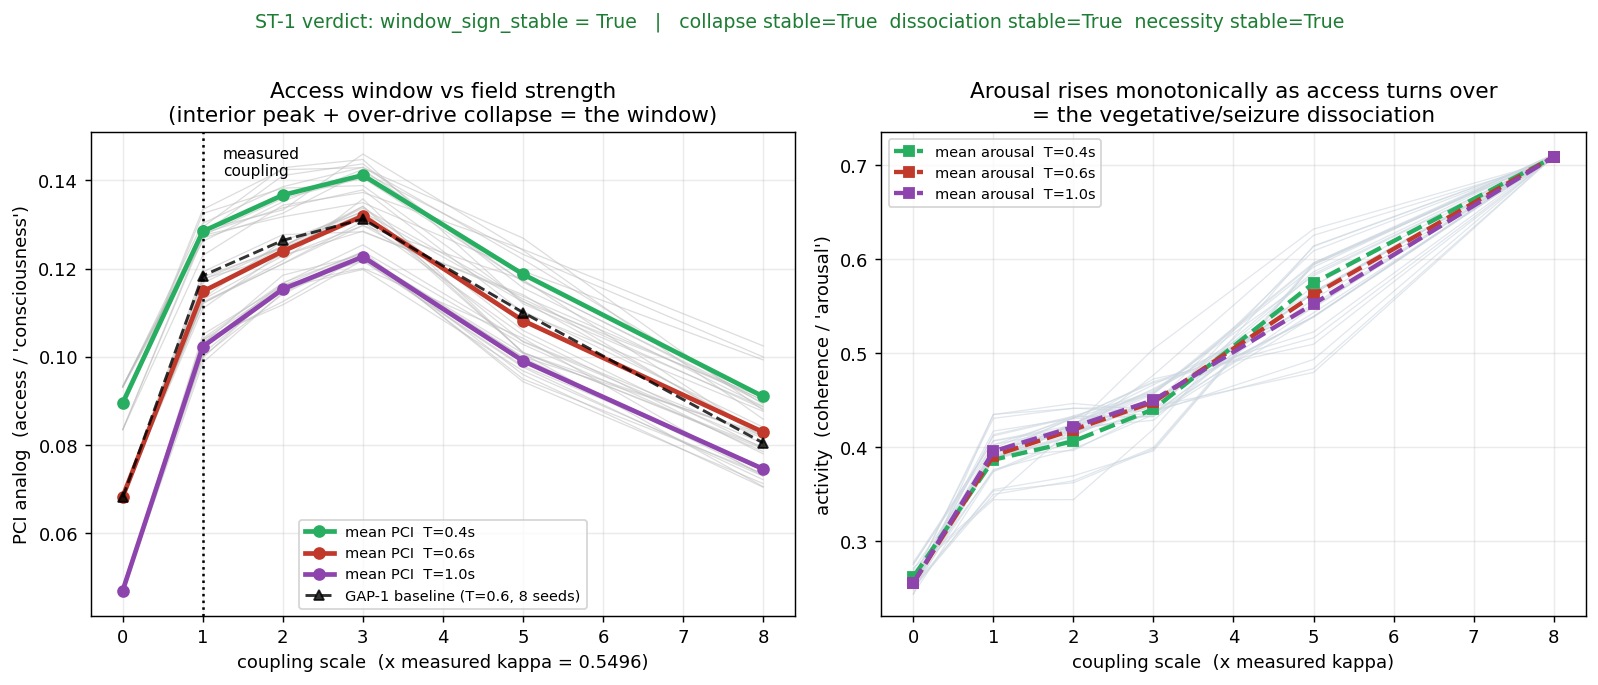

This figure's Python source:
# -*- coding: utf-8 -*-
# ==========================================================================
#  vp_frontal v2 -- ST-1 / CHUNK A : EM-FIELD EFFICACY ROBUSTNESS
#  Stress the GAP-1 "EM-field causal window" TO DESTRUCTION.
#
#  Constitution: physics-derived, NO TUNING, FIREWALL on felt quality.
#  consciousness_claim = 0 ; hard_problem_open = 1 ; engine READ-ONLY.
#
#  WHAT GAP-1 CLAIMED (cognition_consciousness_body.py, Session 1):
#    The ephaptic field has a CAUSAL WINDOW for access (a PCI analog):
#      - field OFF (coupling -> 0)      -> access FLOOR
#      - field at the MEASURED coupling -> access OPEN
#      - field OVER-DRIVEN              -> access COLLAPSES while arousal climbs
#    i.e. a non-monotone PCI(coupling) with an INTERIOR peak, DISSOCIATED from a
#    monotonically-rising arousal (the vegetative/seizure signature).
#    Session 1 already conceded one honest residual: the peak sits ABOVE the
#    measured coupling (~3x), not AT it -- so "criticality at measured" is [O].
#
#  ST-1 asks the only question that matters next: is that WINDOW SIGN-STABLE
#  across (a) seed cohort, (b) duration, and (c) perturbation node -- or is it
#  an operating-point artefact (flips / seed-specific)?  We do NOT re-implement
#  the metric: we import the EXACT GAP-1 pci_analog and drive it (non-circular).
#
#  THE STRESS PRINCIPLE: built to BREAK the window. If it breaks, the break is
#  RECORDED and ACCEPTED, Gap-1 reverts to [O], and the "field is causally
#  necessary" claim is WITHDRAWN (per the v2 handover, S4). Surviving means the
#  window keeps its sign across the whole sweep.
#
#  RUNNER: resumable + wall-clock-budgeted. Each invocation finishes as many
#  cells as fit in BUDGET_S, checkpoints after EVERY cell to _st1_partial.json,
#  and the next invocation resumes. Determinism => cells are call-invariant.
#    usage:  python3 field_efficacy_robustness.py [budget_seconds]
# ==========================================================================
import sys, os, math, json, time
import numpy as np
import matplotlib
matplotlib.use("Agg")
import matplotlib.pyplot as plt

_HERE = os.path.dirname(os.path.abspath(__file__))
sys.path.insert(0, _HERE)
sys.path.insert(0, os.path.join(_HERE, "..", "_frontal"))
sys.path.insert(0, os.path.join(_HERE, "..", "_engine"))
import cognition_consciousness_body as CCB     # the EXACT GAP-1 module (pci_analog)
import frontal_common as FC                     # frozen substrate + anchor guard

# ----- sweep grid (the three ST-1 axes); couplings are MULTIPLES of measured kappa -----
COUPLINGS    = [0.0, 1.0, 2.0, 3.0, 5.0, 8.0]    # OFF / measured / interior / over-drive
COHORTS      = {"C1": list(range(19, 23)), "C2": list(range(23, 27)), "C3": list(range(27, 31))}
DURATIONS    = [0.4, 0.6, 1.0]                    # brackets GAP-1 T=0.6 both sides
NODES        = ["neocortex", "thalamus", "hippocampus", "striatum"]
MEASURED_KS  = 1.0
OVERDRIVE_KS = max(COUPLINGS)                     # 8.0
MARGIN       = 0.012                              # abs-PCI margin (above cohort noise)
BUDGET_S     = 240                                # default per-invocation wall-clock budget

PARTIAL_JSON = os.path.join(_HERE, "_st1_partial.json")
RESULTS_JSON = os.path.join(_HERE, "field_efficacy_robustness_results.json")
EXPECTED_SHA = os.path.join(_HERE, "expected_field_efficacy_robustness_sha256.json")
FIG_OUT      = "/mnt/user-data/outputs/field_efficacy_robustness.png"


def _curve(seeds, T, node):
    """The EXACT GAP-1 pci_analog across the coupling grid for one cell."""
    ni = FC.idx(node)
    return [[float(ks)] + list(map(float, CCB.pci_analog(ks, seeds=seeds, T=T, perturb_node=ni)))
            for ks in COUPLINGS]


def _features(curve):
    ks  = [c[0] for c in curve]; pci = [c[1] for c in curve]; act = [c[2] for c in curve]
    pos = [i for i, k in enumerate(ks) if k > 0.0]
    i_off, i_meas, i_over = ks.index(0.0), ks.index(MEASURED_KS), ks.index(OVERDRIVE_KS)
    off_pci, meas_pci, over_pci = pci[i_off], pci[i_meas], pci[i_over]
    peak_i = max(pos, key=lambda i: pci[i]); peak_ks, peak_pci = ks[peak_i], pci[peak_i]
    interior_peak = bool(peak_ks < OVERDRIVE_KS)
    act_pos = [act[i] for i in pos]
    act_monotone_up = all(act_pos[j + 1] >= act_pos[j] - 1e-4 for j in range(len(act_pos) - 1))
    collapse_mag  = float(peak_pci - over_pci)
    necessity_mag = float(meas_pci - off_pci)

    if   necessity_mag >  MARGIN: F_nec = 1
    elif necessity_mag < -MARGIN: F_nec = -1
    else:                          F_nec = 0
    if interior_peak and collapse_mag > MARGIN:                       F_col = 1
    elif (not interior_peak) and (over_pci - meas_pci) > MARGIN:      F_col = -1
    else:                                                             F_col = 0
    if act_monotone_up and interior_peak and collapse_mag > MARGIN:                   F_diss = 1
    elif act_monotone_up and (not interior_peak) and (over_pci - meas_pci) > MARGIN:  F_diss = -1
    else:                                                                             F_diss = 0
    return {"off_pci": round(off_pci, 6), "measured_pci": round(meas_pci, 6),
            "overdrive_pci": round(over_pci, 6), "peak_ks": peak_ks,
            "peak_pci": round(peak_pci, 6), "interior_peak": interior_peak,
            "act_monotone_up": bool(act_monotone_up), "collapse_mag": round(collapse_mag, 6),
            "necessity_mag": round(necessity_mag, 6),
            "F_necessity": F_nec, "F_collapse": F_col, "F_dissociation": F_diss}


def _tally(cells, key):
    pos = [c for c in cells if c["feat"][key] == 1]
    neg = [c for c in cells if c["feat"][key] == -1]
    amb = [c for c in cells if c["feat"][key] == 0]
    return {"support": len(pos), "contradict": len(neg), "ambiguous": len(amb),
            "sign_stable": bool(len(neg) == 0 and len(pos) >= 2),
            "flipped_cells": [{"cohort": c["cohort"], "T": c["T"], "node": c["node"]} for c in neg]}


def _cell_list():
    out = []
    for cname, seeds in COHORTS.items():
        for T in DURATIONS:
            for node in NODES:
                out.append((cname, seeds, T, node))
    return out


def _load_partial():
    if os.path.exists(PARTIAL_JSON):
        with open(PARTIAL_JSON) as f:
            return json.load(f)
    return {"baseline": None, "cells": {}}


def _save_partial(state):
    with open(PARTIAL_JSON, "w") as f:
        json.dump(state, f)


def _finalize(state):
    cells = []
    for cname, seeds, T, node in _cell_list():
        key = "{}|{}|{}".format(cname, T, node)
        rec = state["cells"][key]
        cells.append({"cohort": cname, "seeds": seeds, "T": T, "node": node,
                      "curve": rec["curve"], "feat": rec["feat"]})
    base_curve = state["baseline"]["curve"]; base_feat = state["baseline"]["feat"]
    stab = {"necessity": _tally(cells, "F_necessity"),
            "overdrive_collapse": _tally(cells, "F_collapse"),
            "dissociation": _tally(cells, "F_dissociation")}
    window_sign_stable = bool(stab["overdrive_collapse"]["sign_stable"] and stab["dissociation"]["sign_stable"])
    broke = stab["overdrive_collapse"]["flipped_cells"] + stab["dissociation"]["flipped_cells"]
    broke_axes = sorted(set("cohort={}".format(c["cohort"]) for c in broke) |
                        set("T={}".format(c["T"]) for c in broke) |
                        set("node={}".format(c["node"]) for c in broke))
    gap1_grade = ("[L] in-silico (window survives stress)" if window_sign_stable
                  else "[O] open (window did NOT survive -- field-necessity claim withdrawn)")
    if window_sign_stable:
        statement = ("The EM-field causal WINDOW is SIGN-STABLE across seed, duration, and "
                     "perturbation node: access shows an interior peak with a real over-drive "
                     "collapse while arousal rises monotonically (the dissociation holds). Gap-1 "
                     "stands as an in-silico [L]. HONEST RESIDUAL (unchanged from S1): the peak "
                     "sits ABOVE the measured coupling, so 'criticality AT the measured coupling' "
                     "remains [O]; what survives is the DISSOCIATION, not the location.")
    else:
        statement = ("The window BROKE under stress: the interior-peak / over-drive-collapse "
                     "feature flipped sign on at least one cell. Per the Stress Principle, Gap-1 "
                     "reverts to [O]; the 'field is causally necessary for access' claim is "
                     "WITHDRAWN; Chunk A restarts with this break applied (re-examine the "
                     "coordination layer). Flips under verdict.broke_on / stability.*.flipped_cells.")
    anchor = state["baseline"]["anchor"]
    results = {
        "module": "field_efficacy_robustness (ST-1, Chunk A)",
        "constitution": {"new_tuned_constants": 0, "consciousness_claim": 0,
                         "hard_problem_open": 1, "engine_readonly": True},
        "engine_anchor_bitforbit": anchor,
        "grid": {"couplings_x_measured_kappa": COUPLINGS, "measured_kappa": FC.KAP,
                 "omega0": FC.OMEGA0, "cohorts": COHORTS, "durations_s": DURATIONS,
                 "perturb_nodes": NODES, "n_cells": len(cells), "abs_pci_margin": MARGIN},
        "baseline_reproduction": {"operating_point": "seeds 19-26, T=0.6, neocortex",
                                  "curve": base_curve, "features": base_feat},
        "cells": cells, "stability": stab,
        "verdict": {"window_sign_stable": window_sign_stable, "gap1_grade": gap1_grade,
                    "broke_on": broke_axes, "statement": statement},
        "grades": ("PCI/activity are FUNCTIONAL measures [V mechanism]; the window's "
                   "sign-stability is the ST-1 result; peak-AT-measured stays [O]; felt quality "
                   "[O] OPEN. new_tuned_constants=0; engine READ-ONLY."),
    }
    digest = FC.digest_of(results); results["digest"] = digest
    with open(RESULTS_JSON, "w") as f:
        f.write(FC.blob(results))
    with open(EXPECTED_SHA, "w") as f:
        json.dump({"field_efficacy_robustness_results.json": digest}, f, indent=2)
    _figure(cells, base_curve, stab, results["verdict"])
    if os.path.exists(PARTIAL_JSON):
        os.remove(PARTIAL_JSON)

    print("=" * 78)
    print(" ST-1 / CHUNK A -- COMPLETE")
    print("=" * 78)
    print(" baseline: peak_ks={} peak_pci={:.4f} off={:.4f} measured={:.4f} overdrive={:.4f}".format(
        base_feat["peak_ks"], base_feat["peak_pci"], base_feat["off_pci"],
        base_feat["measured_pci"], base_feat["overdrive_pci"]))
    print(" SIGN-STABILITY (no contradicting cell + >=2 supporting => stable):")
    for k in ("necessity", "overdrive_collapse", "dissociation"):
        s = stab[k]
        print("   {:<20s} support={:2d} contradict={:2d} ambiguous={:2d}  -> sign_stable={}".format(
            k, s["support"], s["contradict"], s["ambiguous"], s["sign_stable"]))
    print(" VERDICT: window_sign_stable =", window_sign_stable, "| Gap-1 grade:", gap1_grade)
    if broke_axes:
        print("          broke_on =", broke_axes)
    print(" " + statement)
    print(" results ->", RESULTS_JSON)
    print(" sha     ->", digest)
    print(" figure  ->", FIG_OUT)
    print(" GRADES:", results["grades"])
    print(" STATUS: COMPLETE")


def run(budget_s):
    t0 = time.time()
    state = _load_partial()

    # engine-invariance guard (every invocation)
    anchor = FC.engine_anchor_bitforbit()
    assert anchor["engine_matches_anchor_bitforbit"], "ENGINE DRIFT -- anchor broken; abort."
    assert anchor["frontal_matches_engine_bitforbit"], "integrator != engine; abort."
    anchor_rec = {"R": anchor["engine_integrator_R"],
                  "matches_M9_anchor": anchor["engine_matches_anchor_bitforbit"],
                  "integrator_matches_engine": anchor["frontal_matches_engine_bitforbit"]}

    if state["baseline"] is None:
        print("[baseline] reproducing GAP-1 operating point (seeds 19-26, T=0.6, neocortex)...", flush=True)
        bc = _curve(list(range(19, 27)), 0.6, "neocortex")
        state["baseline"] = {"curve": bc, "feat": _features(bc), "anchor": anchor_rec}
        _save_partial(state)
        print("[baseline] done ({:.1f}s)".format(time.time() - t0), flush=True)

    cells = _cell_list()
    total = len(cells)
    done0 = len(state["cells"])
    for cname, seeds, T, node in cells:
        key = "{}|{}|{}".format(cname, T, node)
        if key in state["cells"]:
            continue
        if time.time() - t0 > budget_s:
            break
        tc = time.time()
        curve = _curve(seeds, T, node)
        feat = _features(curve)
        state["cells"][key] = {"curve": curve, "feat": feat}
        _save_partial(state)
        print("  [{:2d}/{:2d}] {:>3s} T={:.1f} {:<11s} peak_ks={} col={:+.4f} nec={:+.4f} "
              "F(nec,col,diss)=({:+d},{:+d},{:+d}) [{:.1f}s]".format(
                  len(state["cells"]), total, cname, T, node, feat["peak_ks"],
                  feat["collapse_mag"], feat["necessity_mag"],
                  feat["F_necessity"], feat["F_collapse"], feat["F_dissociation"],
                  time.time() - tc), flush=True)

    ndone = len(state["cells"])
    if ndone >= total:
        _finalize(state)
    else:
        print("STATUS: INCOMPLETE {}/{} cells (+{} this call, {:.1f}s). Re-run to continue.".format(
            ndone, total, ndone - done0, time.time() - t0), flush=True)


def _figure(cells, base_curve, stab, verdict):
    fig, axes = plt.subplots(1, 2, figsize=(12.4, 5.2)); ax, ax2 = axes
    ks = COUPLINGS
    for c in cells:
        ax.plot(ks, [p[1] for p in c["curve"]], "-", color="#bbbbbb", lw=0.7, alpha=0.5, zorder=1)
    dur_colors = {0.4: "#27ae60", 0.6: "#c0392b", 1.0: "#8e44ad"}
    for T, col in dur_colors.items():
        sub = [c for c in cells if c["T"] == T]
        if not sub: continue
        mean = np.mean([[p[1] for p in c["curve"]] for c in sub], axis=0)
        ax.plot(ks, mean, "o-", color=col, lw=2.6, zorder=3, label="mean PCI  T={:.1f}s".format(T))
    ax.plot(ks, [p[1] for p in base_curve], "k^--", lw=1.6, alpha=0.8, zorder=4,
            label="GAP-1 baseline (T=0.6, 8 seeds)")
    ax.axvline(MEASURED_KS, color="k", ls=":", lw=1.4)
    yl = ax.get_ylim()
    ax.annotate("measured\ncoupling", (MEASURED_KS, yl[1]), fontsize=8.5,
                xytext=(MEASURED_KS + 0.25, yl[1] - 0.03 * (yl[1] - yl[0])), va="top")
    ax.set_xlabel("coupling scale  (x measured kappa = {:.4f})".format(FC.KAP))
    ax.set_ylabel("PCI analog  (access / 'consciousness')")
    ax.set_title("Access window vs field strength\n(interior peak + over-drive collapse = the window)")
    ax.legend(fontsize=8, loc="lower center"); ax.grid(True, alpha=0.25)
    for c in cells:
        ax2.plot(ks, [p[2] for p in c["curve"]], "-", color="#cdd7e0", lw=0.7, alpha=0.6, zorder=1)
    for T, col in dur_colors.items():
        sub = [c for c in cells if c["T"] == T]
        if not sub: continue
        mean = np.mean([[p[2] for p in c["curve"]] for c in sub], axis=0)
        ax2.plot(ks, mean, "s--", color=col, lw=2.4, zorder=3, label="mean arousal  T={:.1f}s".format(T))
    ax2.set_xlabel("coupling scale  (x measured kappa)")
    ax2.set_ylabel("activity  (coherence / 'arousal')")
    ax2.set_title("Arousal rises monotonically as access turns over\n= the vegetative/seizure dissociation")
    ax2.legend(fontsize=8, loc="upper left"); ax2.grid(True, alpha=0.25)
    txt = ("ST-1 verdict: window_sign_stable = {}   |   collapse stable={}  "
           "dissociation stable={}  necessity stable={}").format(
        verdict["window_sign_stable"], stab["overdrive_collapse"]["sign_stable"],
        stab["dissociation"]["sign_stable"], stab["necessity"]["sign_stable"])
    fig.suptitle(txt, fontsize=10.5, y=1.005,
                 color=("#1e7d34" if verdict["window_sign_stable"] else "#a11"))
    fig.tight_layout(); fig.savefig(FIG_OUT, dpi=130, bbox_inches="tight")


if __name__ == "__main__":
    budget = float(sys.argv[1]) if len(sys.argv) > 1 else BUDGET_S
    run(budget)
